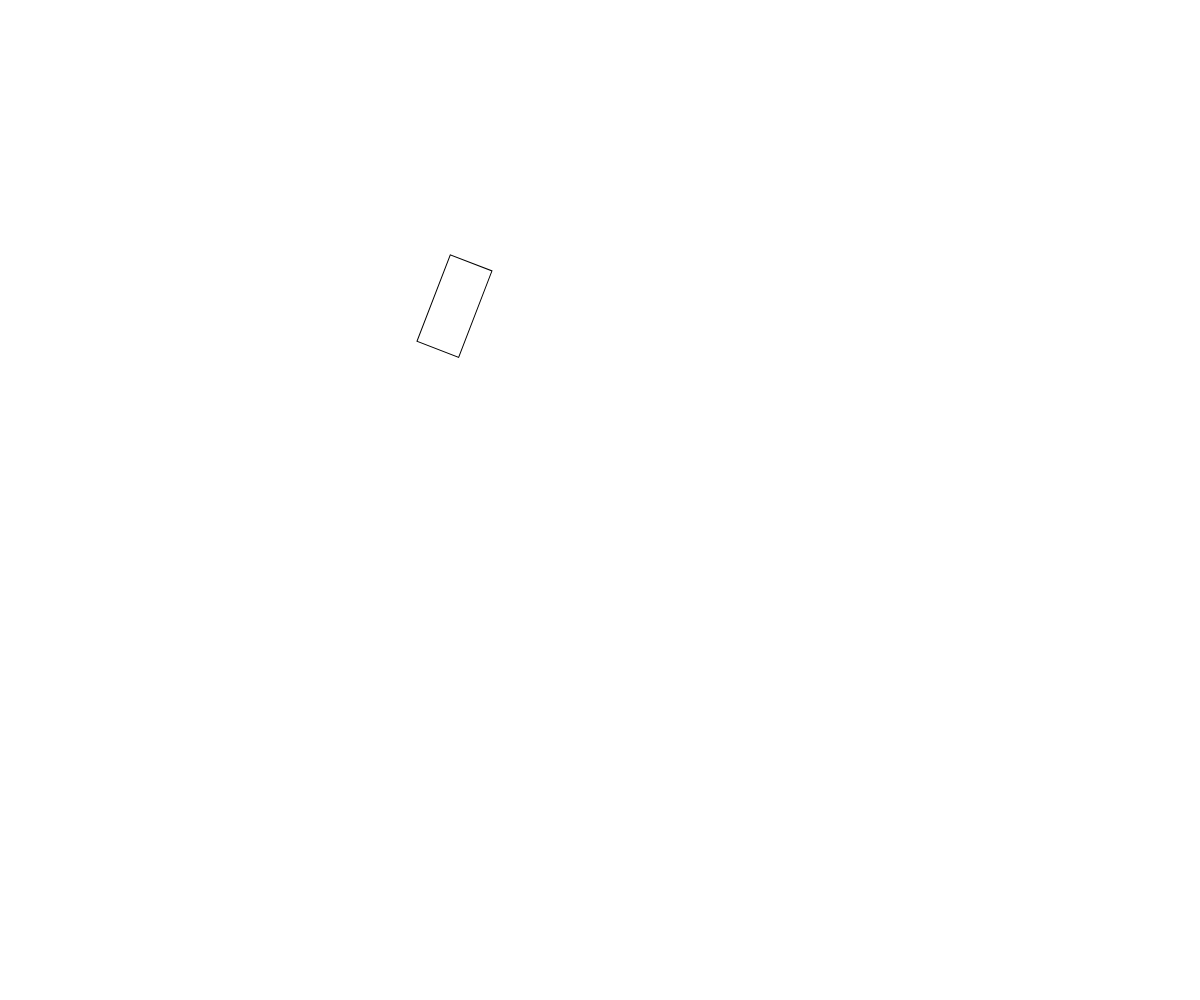
Frame 1 (no input)
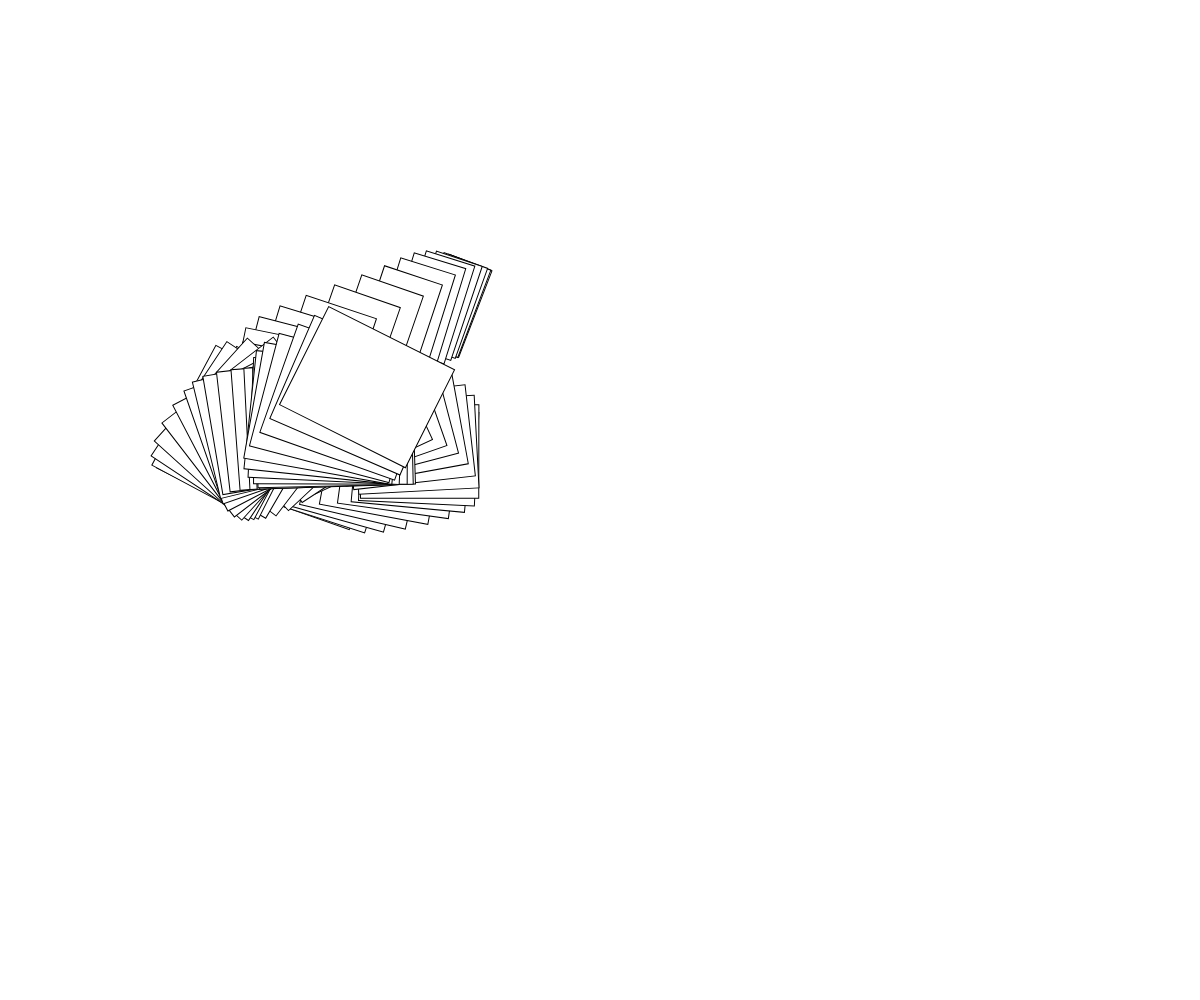
Frame 60 (no input)
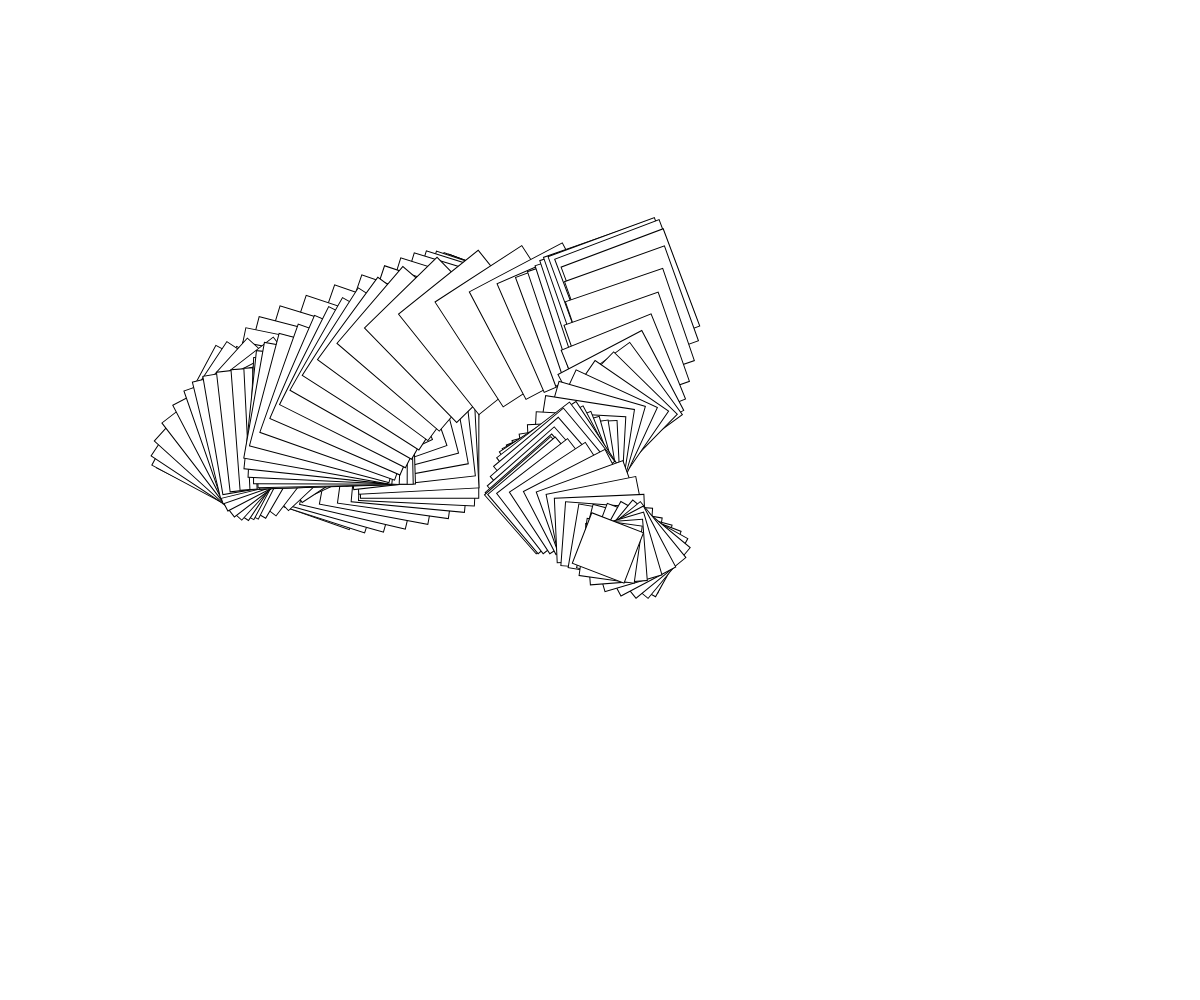
Frame 120 (the mouse pressed at the canvas centre since frame 60)

The p5.js sketch that drew these frames (run headless with seeded random() and noise() and a simulated clock; from frame 60 on, the mouse is pressed at the canvas centre):

// p5.js sketch
// ── sketch.js
var my_num = 10;
function setup() {
  createCanvas(windowWidth,windowHeight);
  background(255);
  smooth();
  rectMode(CENTER);
}

function draw() {
  //background(255);
  translate(width*noise(my_num + 80), height*noise(my_num + 100));
  rotate(10*noise(my_num + 40));
  rect(0,0,200*noise(30 + my_num), 200*noise(my_num));
  my_num = my_num + 0.02;
}
